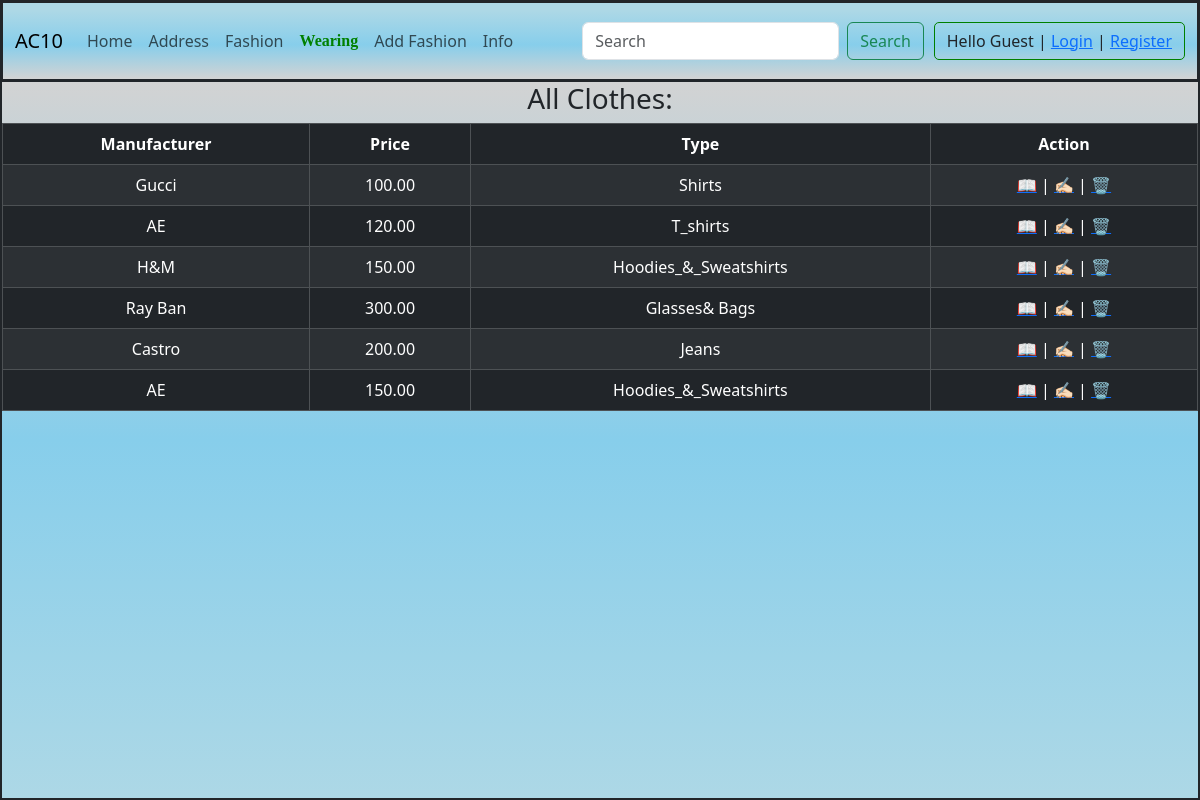
Screenshot of /clothing/ with the database file from the repository.
### clothing/models.py (models this page shows, shortened)
class ClothingModel(Model):
    manufacturer = CharField(max_length = 50, validators=[MinLengthValidator(2), MaxLengthValidator(100)])
    price = DecimalField(max_digits = 5, decimal_places = 2, validators=[MinValueValidator(0, "Price can't be negative."), MaxValueValidator(1000)])
    type = ForeignKey(TypeModel, on_delete = RESTRICT)
    class Meta:
        db_table = "clothing"

class TypeModel(Model):
    name = CharField(max_length = 50)
    class Meta:
        db_table = "type"

### clothing/views.py (the view)
# urls.py: path("", views.list, name="clothing"),
def list(request):
    clothing = ClothingModel.objects.all()
    context = { "active": "clothing", "clothing": clothing }
    return render(request, "clothing.html", context)

### clothing/templates/clothing.html (shortened to what this page needs)
{% extends "layout.html" %}
{% block content %}
<h3>All Clothes:</h3>
<table class="table table-bordered table-hover table-dark table-striped">
    <thead>
        <tr>
            <th>Manufacturer</th>
            <th>Price</th>
            <th>Type</th>
            <th>Action</th>
        </tr>
    </thead>
    <tbody>
        {% for c in clothing %}
        <tr>
            <td>{{ c.manufacturer }}</td>
            <td>{{ c.price }}</td>
            <td>{{ c.type.name }}</td>
            <td>
                <a href="{% url 'details' c.id %}">📖</a>
                <span> | </span>
                <a href="{% url 'edit' c.id %}">✍🏻</a>
                <span> | </span>
                <a onclick="confirmDelete(event)" href="{% url 'delete' c.id %}">🗑</a>
            </td>
        </tr>
        {% endfor %}
    </tbody>
</table>
{% endblock content %}

### templates/layout.html (shortened to what this page needs)
{% load static %}
<!DOCTYPE html>
<html lang="en">
<head>
    <link href="https://cdn.jsdelivr.net/npm/bootstrap@5.3.2/dist/css/bootstrap.min.css" rel="stylesheet">
    <link rel="stylesheet" href="{% static 'css/style.css' %}">
</head>
<body>
    <div class="layout">
        <nav>
            {% include "nav.html" %}
        </nav>
        <main>
            {% block content %}
            {% endblock content%}
        </main>
    </div>
</body>
</html>

### templates/nav.html (shortened to what this page needs)
<nav class="navbar navbar-expand-lg bg-body-tertiary">
    <div class="container-fluid">
      <a class="navbar-brand" href="{% url 'home' %}">AC10</a>
      <div class="collapse navbar-collapse" id="navbarSupportedContent">
        <ul class="navbar-nav me-auto mb-2 mb-lg-0">
          <li class="nav-item">
            <a class="nav-link {% if active == 'home' %}active{% endif %}" href="{% url 'home' %}">Home</a>
          </li>
          <li class="nav-item">
              <a class="nav-link {% if active == 'address' %}active{% endif %}"  href="{% url 'address' %}">Address</a>
            </li>
            <li class="nav-item">
              <a class="nav-link {% if active == 'fashion' %}active{% endif %}" href="{% url 'fashion' %}">Fashion</a>
            </li>
            <li class="nav-item">
              <a class="nav-link {% if active == 'clothing' %}active{% endif %}" href="{% url 'clothing' %}">Wearing</a>
            </li>
            <li class="nav-item">
                <a class="nav-link {% if active == 'insert' %}active{% endif %}" href="{% url 'insert' %}">Add Fashion</a>
            </li>
            <li class="nav-item">
                <a class="nav-link {% if active == 'info' %}active{% endif %}" href="{% url 'info' %}">Info</a>
            </li>
        </ul>
        <form class="d-flex" role="search">
          <input class="form-control me-2" type="search" placeholder="Search" aria-label="Search">
          <button class="btn btn-outline-success" type="submit">Search</button>
        </form>
        <div class="auth btn">
            {% include "auth.html" %}
        </div>
      </div>
    </div>
  </nav>

### templates/auth.html
<div>
    {% if user.is_authenticated %}
        <span>Hello {{user.first_name}} {{user.last_name}} | </span>
        <a href="{% url 'logout' %}" >Logout</a>
    {% else %}
    <span> Hello Guest |</span>
    <a class="{% if active == 'login' %}active{% endif %}"  href="{% url 'login' %}">Login</a>
    <span> | </span>
    <a class="{% if active == 'register' %}active{% endif %}" href="{% url 'register' %}">Register</a>
    {% endif %}
</div>

### static/css/style.css (style rules this page uses)
html, body { margin: 0; height: 100%; text-align: center; background-image: linear-gradient(lightgrey 10%, skyblue, lightblue); }
.navbar { background-image: linear-gradient(lightblue 10%, skyblue, lightgrey); }
.layout { height: 100%; display: grid; grid-template-rows: 10% 90%; }
.layout, nav, main { border: 1px solid; }
.navbar { height: 100%; }
.active { font-weight: bold !important; color: green !important; font-family: 'Franklin Gothic Medium'; }
.auth { border: 1px solid green; border-radius: 5px; margin-left: 10px; }

### rows the page displays
ClothingModel: manufacturer "Gucci", price "100.00", type.name "Shirts"
ClothingModel: manufacturer "AE", price "120.00", type.name "T_shirts"
ClothingModel: manufacturer "H&M", price "150.00", type.name "Hoodies_&_Sweatshirts"
ClothingModel: manufacturer "Ray Ban", price "300.00", type.name "Glasses& Bags"
ClothingModel: manufacturer "Castro", price "200.00", type.name "Jeans"
ClothingModel: manufacturer "AE", price "150.00", type.name "Hoodies_&_Sweatshirts"
